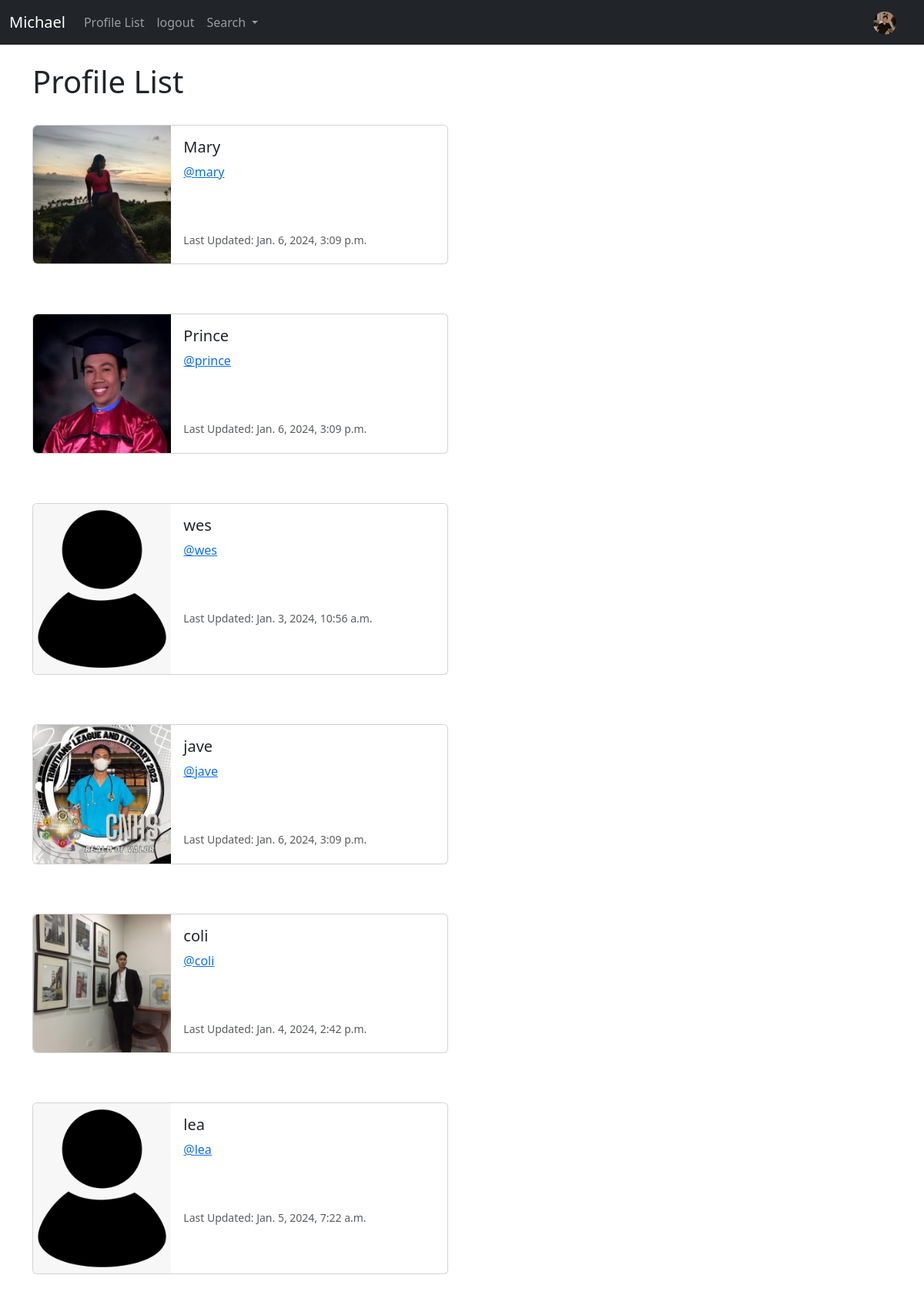
Screenshot of /profile_list/ (signed in) with the database file from the repository.
### michael/models.py (models this page shows, shortened)
class Profile(models.Model):
    user = models.OneToOneField(User, on_delete=models.CASCADE)
    follows = models.ManyToManyField('self',
        related_name="followed_by",
        symmetrical=False,
        blank=True)
    date_modified = models.DateTimeField(auto_now=True)
    profile_image = models.ImageField(null=True, blank=True, upload_to="images/")
    profile_bio = models.CharField(null=True, blank=True, max_length=500)
    homepage_link = models.CharField(null=True, blank=True, max_length=100)
    facebook_link = models.CharField(null=True, blank=True, max_length=100)
    instagram_link = models.CharField(null=True, blank=True, max_length=100)
    linkedin_link = models.CharField(null=True, blank=True, max_length=100)

### michael/views.py (the view)
# urls.py: path('profile_list/', views.profile_list, name='profile_list'),
def profile_list(request):
    if request.user.is_authenticated:
        profiles = Profile.objects.exclude(user=request.user)
        return render(request, 'profile_list.html', {"profiles": profiles})
    else:
        messages.success(request, ("You Must Be Logged In To View This Page..."))
        return redirect('home')

### michael/templates/profile_list.html
{% extends 'base.html' %}
{% load static %}
{% block content %}
    <h1>Profile List</h1>
    <br/>
{% if profiles %}
  {% for profile in profiles %}
      <div class="card mb-3" style="max-width: 540px;">
    <div class="row g-0">
      <div class="col-md-4">
        {% if profile.profile_image %}
        <img src="{{ profile.profile_image.url }}" width=200 height=200 class="img-fluid rounded-start" alt="{{ profile.user.username }}">
        {% else %}
        <img src="{% static 'images/avatar.png' %}" class="img-fluid rounded-start" alt="Profile Image">
        {% endif %}
      </div>
      <div class="col-md-8">
        <div class="card-body">
          <h5 class="card-title">{{ profile.user.username }}
          </h5>
          <p class="card-text"><a href="{% url 'profile' profile.user.id %}">@{{ profile.user.username|lower }}</a></p>
          <br/><br/>
          <p class="card-text"><small class="text-muted">
          Last Updated: {{ profile.date_modified }}</small>
          </p>
        </div>
      </div>
    </div>
  </div>
<br/><br/>
        {% endfor %}
    {% endif %}
{% endblock %}

### michael/templates/base.html (shortened to what this page needs)
<!doctype html>
<html lang="en">
  <head>
    <link href="https://cdn.jsdelivr.net/npm/bootstrap@5.3.2/dist/css/bootstrap.min.css" rel="stylesheet">
  </head>
  <body>
    {% include 'navbar.html' %}
    <div class="container">
      <br/>
      {% block content %}
      {% endblock %}
  </body>
</html>

### michael/templates/navbar.html (shortened to what this page needs)
{% load static %}
<nav class="navbar navbar-expand-lg navbar-dark bg-dark">
    <div class="container-fluid">
      <a class="navbar-brand" href="{% url 'home' %}">Michael</a>
      <div class="collapse navbar-collapse" id="navbarSupportedContent">
        <ul class="navbar-nav me-auto mb-2 mb-lg-0">
          <li class="nav-item">
            <a class="nav-link"
            href="{% url 'profile_list' %}">Profile List</a>
          </li>
          {% if user.is_authenticated %}
          <li class="nav-item">
            <a class="nav-link"
            href="{% url 'logout' %}">logout</a>
          </li>
          {% endif %}
        <li class="nav-item dropdown">
            <a class="nav-link dropdown-toggle" href="#" role="button" data-bs-toggle="dropdown" aria-expanded="false">
              Search
            </a>
          </li>
        </ul>
        {% if user.is_authenticated %}
          <ul class="navbar-nav ml-auto">
            <li class="nav-link navbar-brand">
              <a href="{% url 'profile' request.user.id %}">
{% if user.profile.profile_image %}
<img src="{{ user.profile.profile_image.url }}" class="rounded-circle" width=30>
{% else %}
    <img src="{% static 'images/avatar.png' %}" class="img-fluid rounded-circle" alt="Profile Image" width=30>
{% endif %}
              </a>
            </li>
          </ul>
        {% endif %}
      </div>
    </div>
</nav>

### rows the page displays
Profile: profile_image (picture), user.username "Mary", user.username "mary", date_modified "Jan. 6, 2024, 3:09 p.m."
Profile: profile_image (picture), user.username "Prince", user.username "prince", date_modified "Jan. 6, 2024, 3:09 p.m."
Profile: user.username "wes", date_modified "Jan. 3, 2024, 10:56 a.m."
Profile: profile_image (picture), user.username "jave", date_modified "Jan. 6, 2024, 3:09 p.m."
Profile: profile_image (picture), user.username "coli", date_modified "Jan. 4, 2024, 2:42 p.m."
Profile: user.username "lea", date_modified "Jan. 5, 2024, 7:22 a.m."
